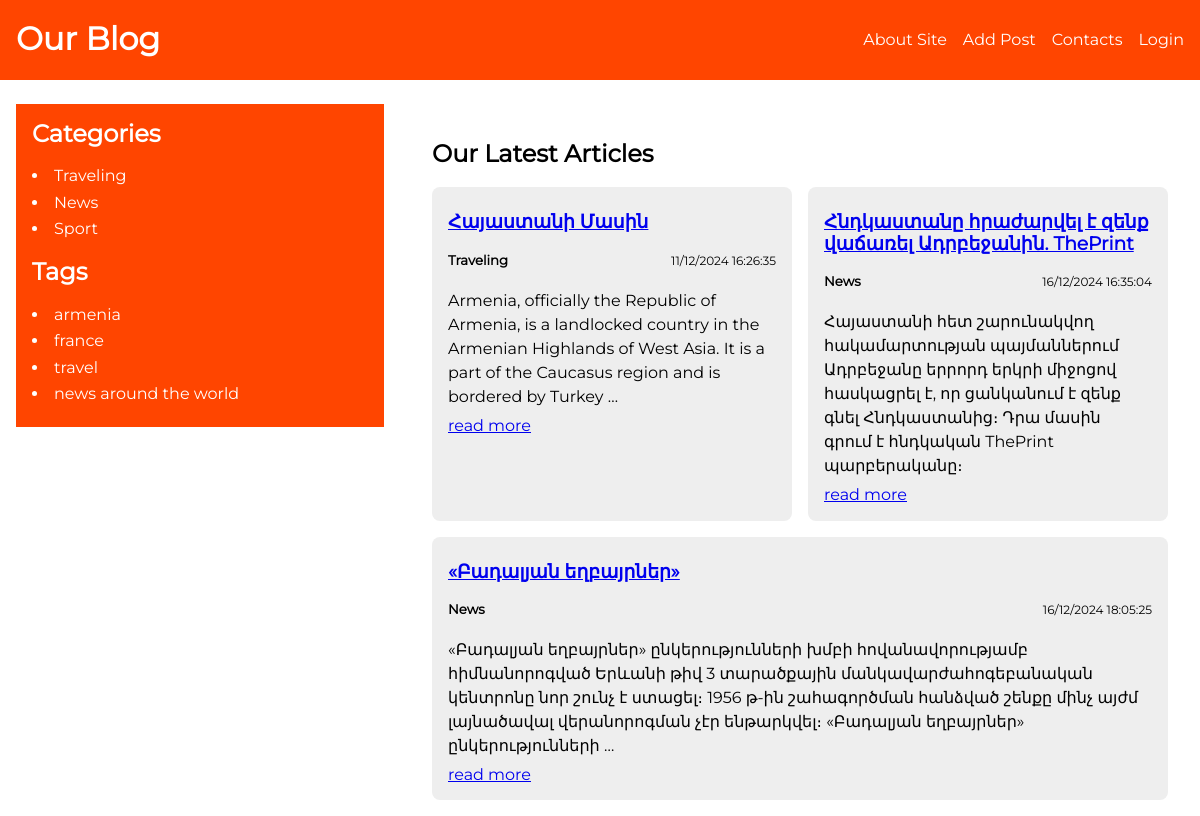
The app's page /, older data.
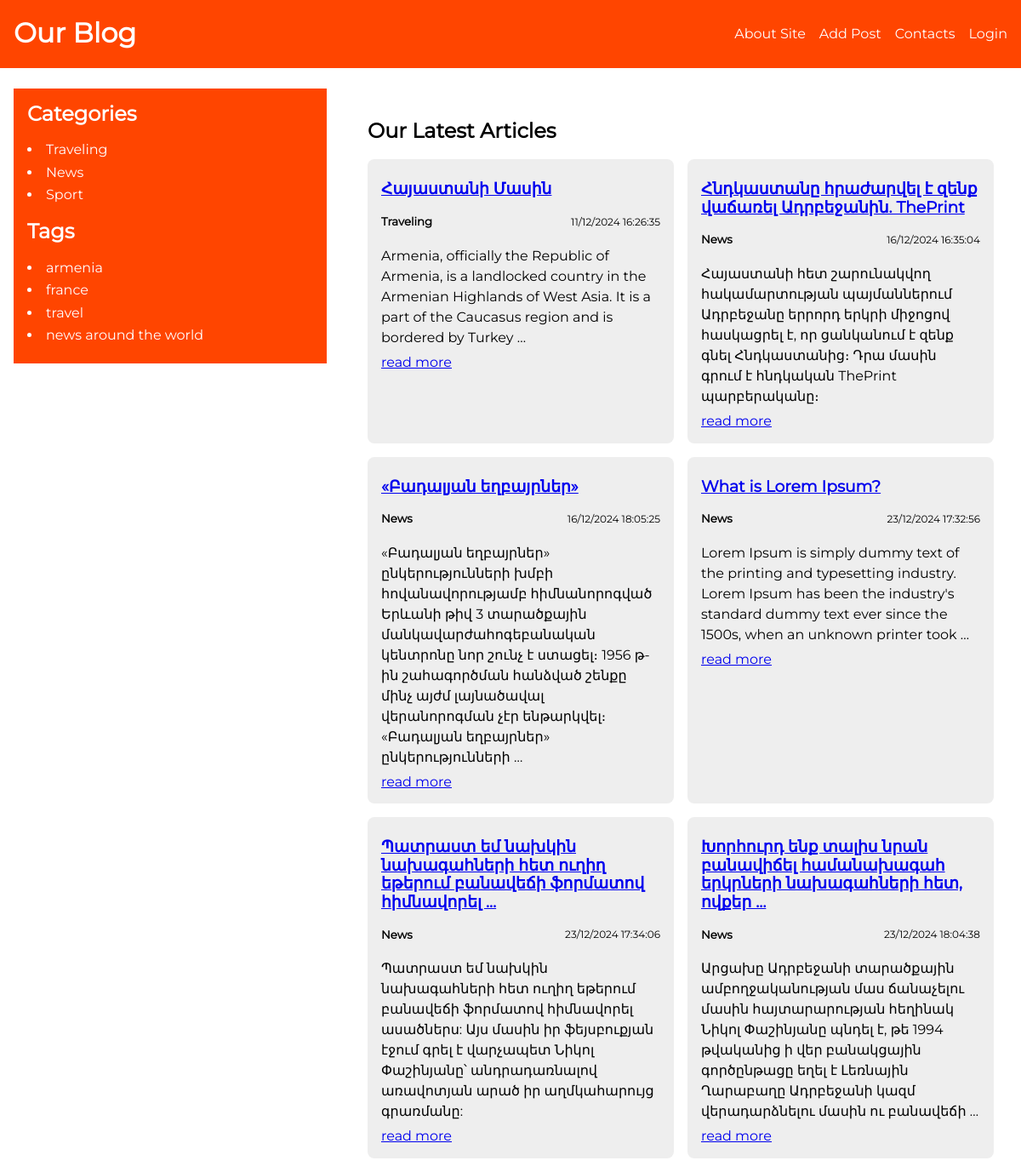
The same page, newer data.
### blog/models.py (models this page shows, shortened)
class Category(models.Model):
	name = models.CharField(max_length=255, db_index=True)
	slug = models.SlugField(max_length=255, unique=True, db_index=True)
	def __str__(self):
		return self.name
	def get_absolute_url(self):
		return reverse("category", kwargs={"cat_slug": self.slug})
	class Meta:
		verbose_name = "Category"
		verbose_name_plural = "Categories"

class ArticleTags(models.Model):
	tag = models.CharField(max_length=255, db_index=True)
	slug = models.SlugField(max_length=255, unique=True, db_index=True)
	def get_absolute_url(self):
		return reverse("tag", kwargs={"tag_slug": self.slug})

class Article(models.Model):
	class Status(models.IntegerChoices):
		DRAFT = 0, "Draft"
		PUBLISHED = 1, "Published"
	title = models.CharField(
		max_length=100,
		verbose_name="Վերնագիր",
		validators=[
			MinLengthValidator(3, message="Համոզվեք որ 3 տառից ավել եք գրել"),
		]
	)
	slug = models.SlugField(
		max_length=255,
		unique=True,
		db_index=True,
		null=True,
		verbose_name="Ցուցիչ"
	)
	photo = models.ImageField(
		upload_to="photos/%Y/%m/%d/",
		default=None,
		blank=True,
		null=True,
		verbose_name="Նյութի նկար"
	)
	content = models.TextField(
		blank=True,
		verbose_name="Նյութի կոնտենտ"
	)
	time_create = models.DateTimeField(
		auto_now_add=True,
		verbose_name="Հրապարակման ամսաթիվ"
	)
	time_update = models.DateTimeField(
		auto_now=True,
		verbose_name="Փոփոխման ամսաթիվ"
	)
	is_published = models.BooleanField(
		choices=tuple(
			map(lambda x: (bool(x[0]), x[1]), Status.choices)
		),
		default=Status.PUBLISHED,
		verbose_name="Հրապարակել թե՞ ոչ"
	)
	category = models.ForeignKey(
		"Category",
		on_delete=models.CASCADE,
		related_name="items",
		verbose_name="Կատեգորիաներ"
	)
	tags = models.ManyToManyField(
		"ArticleTags",
		blank=True,
		related_name="tags",
		verbose_name="Թեգեր"
	)
	adv = models.OneToOneField(
		"Adv",
		on_delete=models.SET_NULL,
		related_name="adv",
		verbose_name="Գովազդներ",
		null=True,
		blank=True
	)
	author = models.ForeignKey(
		"Author",
		on_delete=models.CASCADE,
		related_name="author",
		verbose_name="Հեղինակ"
	)
	objects = models.Manager()
	published = ArticleManager()
	def get_absolute_url(self):
		return reverse("article", kwargs={"article_slug": self.slug})
	class Meta:
		ordering = ["time_create"]
		indexes = [
			models.Index(fields=["time_create"])
		]

### blog/views.py (the view)
# urls.py: path("", views.index, name="index"),
def index(request):
	articles = Article.published.all()
	return render(request, "blog/index.html", {"articles": articles})

### blog/context.py (called while the page is built)
def menu_context(request):
	return {
		"menu": [
			{
				"link_title": "About Site",
				"link_url": "about"
			},
			{
				"link_title": "Add Post",
				"link_url": "add_post"
			},
			{
				"link_title": "Contacts",
				"link_url": "contacts"
			},
			{
				"link_title": "Login",
				"link_url": "login"
			},
		],
	}

### blog/models.py (called while the page is built)
	def get_queryset(self):
		return super().get_queryset().filter(is_published=Article.Status.PUBLISHED)

### blog/templatetags/blog_tags.py (called while the page is built)
@register.inclusion_tag("blog/includes/categories.html")
def show_categories(cat_selected=0):
	cats = Category.objects.all()
	return {"cats": cats, "cat_selected": cat_selected}

@register.inclusion_tag("blog/includes/tags.html")
def show_tags():
	return {"tags": ArticleTags.objects.all()}

### blog/templates/blog/index.html (shortened to what this page needs)
{% extends "base.html" %}
{% block latest_articles %}
    <div class="articles__with__block__title">
        <h2>Our Latest Articles</h2>
        <div class="latest_articles">
            {% for item in articles %}
                <div class="latest_articles__item">
                    <h3>
                        <a href="{{ item.get_absolute_url }}">{{item.title|truncatewords:10}}</a>
                    </h3>
                    <div class="item__cat__date">
                        <h5>{{item.category}}</h5>
                        <p>{{item.time_create|date:"d/m/Y H:i:s"}}</p>
                    </div>
                    <p>{{item.content|linebreaksbr|truncatewords:30}}</p>
                    <a href="{{ item.get_absolute_url }}">read more</a>
                </div>
            {% endfor %}
        </div>
    </div>
{% endblock %}

### blog/templates/blog/includes/categories.html
<h2>Categories</h2>
<ul class="categories">
    {% for cat in cats %}
        {% if cat.id == cat_selected %}
            <li class="active_cat">{{cat.name}}</li>
        {% else %}
            <li>
                <a class="category_item" href="{{ cat.get_absolute_url }}">{{cat.name}}</a>
            </li>
        {% endif %}
    {% endfor %}
</ul>

### blog/templates/blog/includes/tags.html
{% if tags %}
<h2>Tags</h2>
<ul class="tags">
    {% for tag in tags %}
    <li>
        <a class="category_item" href="{{ tag.get_absolute_url }}">{{tag.tag}}</a>
    </li>
    {% endfor %}
</ul>
{% endif %}

Row changes from the older to the newer data that the page shows:
added Article: title "What is Lorem Ipsum?", category "News", time_create "23/12/2024 17:32:56", content "Lorem Ipsum is simply dummy text of the printing and typesetting industry. Lorem Ipsum has been the industry's standard dummy text ever since the 1500s, when an unknown printer took …"
added Article: title "Պատրաստ եմ նախկին նախագահների հետ ուղիղ եթերում բանավեճի ֆորմատով հիմնավորել …", category "News", time_create "23/12/2024 17:34:06", content "Պատրաստ եմ նախկին նախագահների հետ ուղիղ եթերում բանավեճի ֆորմատով հիմնավորել ասածներս: Այս մասին իր ֆեյսբուքյան էջում գրել է վարչապետ Նիկոլ Փաշինյանը՝ անդրադառնալով առավոտյան արած իր աղմկահարույց գրառմանը:"
added Article: title "Խորհուրդ ենք տալիս նրան բանավիճել համանախագահ երկրների նախագահների հետ, ովքեր …", category "News", time_create "23/12/2024 18:04:38", content "Արցախը Ադրբեջանի տարածքային ամբողջականության մաս ճանաչելու մասին հայտարարության հեղինակ Նիկոլ Փաշինյանը պնդել է, թե 1994 թվականից ի վեր բանակցային գործընթացը եղել է Լեռնային Ղարաբաղը Ադրբեջանի կազմ վերադարձնելու մասին ու բանավեճի …"
